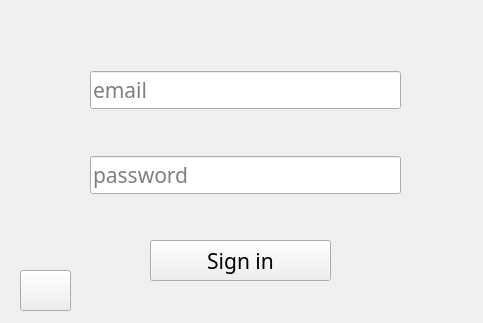
<?xml version="1.0" encoding="UTF-8"?>
<ui version="4.0">
 <class>MainWindow</class>
 <widget class="QMainWindow" name="MainWindow">
  <property name="geometry">
   <rect>
    <x>0</x>
    <y>0</y>
    <width>483</width>
    <height>323</height>
   </rect>
  </property>
  <property name="sizePolicy">
   <sizepolicy hsizetype="Preferred" vsizetype="Preferred">
    <horstretch>0</horstretch>
    <verstretch>0</verstretch>
   </sizepolicy>
  </property>
  <property name="windowTitle">
   <string>Clinic</string>
  </property>
  <property name="windowIcon">
   <iconset>
    <normaloff>../resources/images/clinic_icon.png</normaloff>../resources/images/clinic_icon.png</iconset>
  </property>
  <widget class="QWidget" name="centralwidget">
   <property name="sizePolicy">
    <sizepolicy hsizetype="Preferred" vsizetype="Preferred">
     <horstretch>0</horstretch>
     <verstretch>0</verstretch>
    </sizepolicy>
   </property>
   <widget class="QPushButton" name="help_button">
    <property name="geometry">
     <rect>
      <x>20</x>
      <y>270</y>
      <width>51</width>
      <height>41</height>
     </rect>
    </property>
    <property name="text">
     <string/>
    </property>
    <property name="icon">
     <iconset>
      <normaloff>../resources/images/info_icon.png</normaloff>../resources/images/info_icon.png</iconset>
    </property>
    <property name="iconSize">
     <size>
      <width>30</width>
      <height>30</height>
     </size>
    </property>
   </widget>
   <widget class="QWidget" name="layoutWidget">
    <property name="geometry">
     <rect>
      <x>90</x>
      <y>30</y>
      <width>311</width>
      <height>207</height>
     </rect>
    </property>
    <layout class="QVBoxLayout" name="verticalLayout">
     <item>
      <widget class="QLineEdit" name="email_le">
       <property name="font">
        <font>
         <family>Yu Gothic</family>
         <pointsize>16</pointsize>
        </font>
       </property>
       <property name="placeholderText">
        <string>email</string>
       </property>
      </widget>
     </item>
     <item>
      <widget class="QLineEdit" name="password_le">
       <property name="font">
        <font>
         <family>Yu Gothic</family>
         <pointsize>16</pointsize>
        </font>
       </property>
       <property name="placeholderText">
        <string>password</string>
       </property>
      </widget>
     </item>
    </layout>
   </widget>
   <widget class="QPushButton" name="sign_in_button">
    <property name="geometry">
     <rect>
      <x>150</x>
      <y>240</y>
      <width>181</width>
      <height>41</height>
     </rect>
    </property>
    <property name="font">
     <font>
      <family>Yu Gothic</family>
      <pointsize>16</pointsize>
     </font>
    </property>
    <property name="text">
     <string>Sign in</string>
    </property>
   </widget>
  </widget>
 </widget>
 <resources/>
 <connections/>
</ui>
